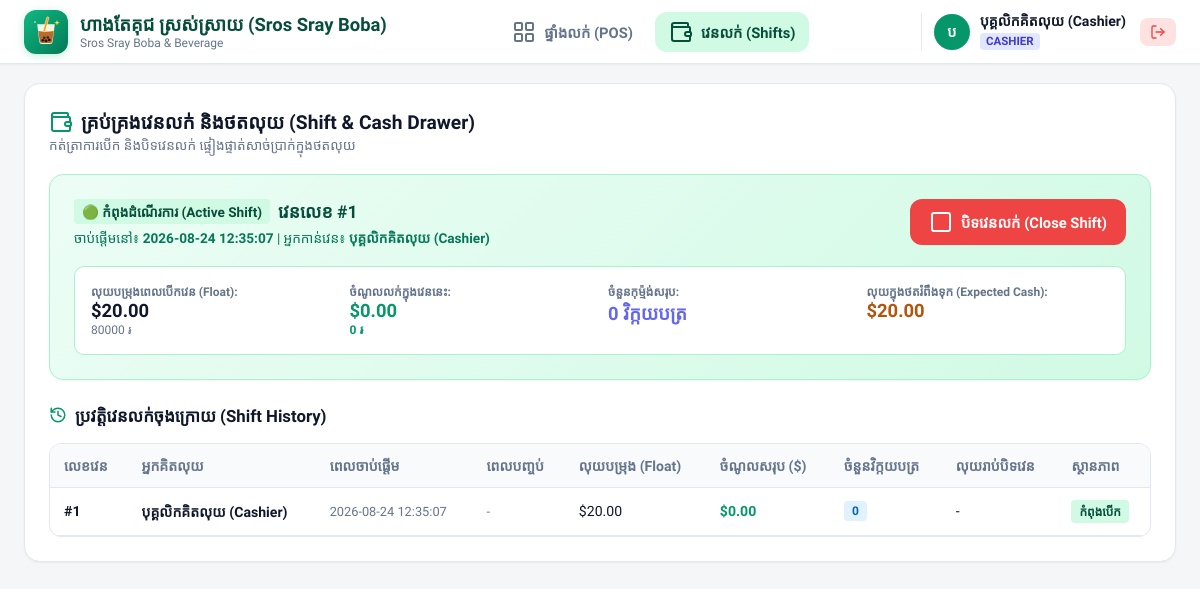
Page /shifts (signed in) on the committed database.
### tables this page shows
CREATE TABLE store_settings (
            key TEXT PRIMARY KEY,
            value TEXT NOT NULL,
            description TEXT
        );

CREATE TABLE users (
            id INTEGER PRIMARY KEY AUTOINCREMENT,
            username TEXT UNIQUE NOT NULL,
            password_hash TEXT NOT NULL,
            full_name TEXT NOT NULL,
            role TEXT NOT NULL CHECK (role IN ('admin', 'cashier')),
            is_active INTEGER DEFAULT 1,
            created_at TIMESTAMP DEFAULT CURRENT_TIMESTAMP
        );

CREATE TABLE shifts (
            id INTEGER PRIMARY KEY AUTOINCREMENT,
            cashier_id INTEGER NOT NULL,
            start_time TIMESTAMP DEFAULT CURRENT_TIMESTAMP,
            end_time TIMESTAMP,
            opening_float_usd REAL DEFAULT 0.0,
            opening_float_khr REAL DEFAULT 0.0,
            closing_cash_usd REAL DEFAULT 0.0,
            closing_cash_khr REAL DEFAULT 0.0,
            total_sales_usd REAL DEFAULT 0.0,
            total_sales_khr REAL DEFAULT 0.0,
            total_orders INTEGER DEFAULT 0,
            status TEXT DEFAULT 'open' CHECK (status IN ('open', 'closed')),
            notes TEXT,
            FOREIGN KEY (cashier_id) REFERENCES users (id)
        );

### app.py (the view)
@app.route('/shifts')
@login_required
def shifts_page():
    conn = get_db()
    shifts = conn.execute('''
        SELECT s.*, u.full_name as cashier_name
        FROM shifts s
        JOIN users u ON s.cashier_id = u.id
        ORDER BY s.id DESC LIMIT 30
    ''').fetchall()
    conn.close()
    current_shift = get_current_shift(session.get('user_id'))
    return render_template('shifts.html', shifts=shifts, current_shift=current_shift)

### app.py (called while the page is built)
def login_required(f):
    @wraps(f)
    def decorated_function(*args, **kwargs):
        if 'user_id' not in session:
            return redirect(url_for('login', next=request.url))
        return f(*args, **kwargs)
    return decorated_function

@app.context_processor
def inject_global_data():
    settings = get_store_settings()
    low_stock_count = 0
    try:
        alerts = get_low_stock_alerts()
        low_stock_count = len(alerts)
    except Exception:
        pass
    return {
        'settings': settings,
        'low_stock_count': low_stock_count,
        'current_user': {
            'id': session.get('user_id'),
            'username': session.get('username'),
            'full_name': session.get('full_name'),
            'role': session.get('role')
        } if 'user_id' in session else None,
        'now': datetime.datetime.now()
    }

### database.py (called while the page is built, shortened)
def get_db():
    conn = sqlite3.connect(DB_PATH)
    conn.row_factory = sqlite3.Row
    conn.execute("PRAGMA foreign_keys = ON")
    return conn

def get_store_settings():
    conn = get_db()
    rows = conn.execute('SELECT key, value FROM store_settings').fetchall()
    conn.close()
    return {row['key']: row['value'] for row in rows}

def get_current_shift(cashier_id=None):
    conn = get_db()
    if cashier_id:
        shift = conn.execute('''
            SELECT * FROM shifts WHERE cashier_id = ? AND status = 'open'
            ORDER BY id DESC LIMIT 1
        ''', (cashier_id,)).fetchone()
    conn.close()
    return dict(shift) if shift else None

def get_low_stock_alerts():
    conn = get_db()
    alerts = conn.execute('''
        SELECT id, name_km, name_en, unit, current_stock, min_threshold,
               CASE
                   WHEN current_stock <= 0 THEN 'danger'
                   WHEN current_stock <= min_threshold THEN 'warning'
                   ELSE 'ok'
               END as status
        FROM raw_materials
        WHERE current_stock <= min_threshold
        ORDER BY current_stock ASC
    ''').fetchall()
    conn.close()
    return [dict(row) for row in alerts]

### templates/shifts.html (shortened to what this page needs)
{% extends "base.html" %}
{% block content %}
<div class="card-box">
  <div class="card-header-row">
    <div>
      <div class="card-title">
        <i data-lucide="wallet" style="width:24px;height:24px;color:var(--primary);"></i>
        គ្រប់គ្រងវេនលក់ និងថតលុយ (Shift & Cash Drawer)
      </div>
      <div style="font-size:0.85rem; color:#64748b;">កត់ត្រាការបើក និងបិទវេនលក់ ផ្ទៀងផ្ទាត់សាច់ប្រាក់ក្នុងថតលុយ</div>
    </div>
  </div>
  {% if current_shift %}
  <div style="background: linear-gradient(135deg, #ecfdf5, #d1fae5); border: 1px solid #a7f3d0; border-radius:14px; padding:1.5rem; margin-bottom:1.5rem; box-shadow:var(--shadow-sm);">
    <div style="display:flex; justify-content:space-between; align-items:flex-start; flex-wrap:wrap; gap:12px;">
      <div>
        <div style="display:flex; align-items:center; gap:8px; margin-bottom:4px;">
          <span class="badge badge-success" style="font-size:0.85rem;">🟢 កំពុងដំណើរការ (Active Shift)</span>
          <strong style="font-size:1.1rem; color:#064e3b;">វេនលេខ #{{ current_shift.id }}</strong>
        </div>
        <div style="font-size:0.85rem; color:#047857;">
          ចាប់ផ្តើមនៅ៖ <strong>{{ current_shift.start_time }}</strong> | អ្នកកាន់វេន៖ <strong>{{ current_shift.cashier_name or current_user.full_name }}</strong>
        </div>
      </div>
      <button class="btn btn-danger" onclick="openCloseShiftModal({{ current_shift.id }}, {{ current_shift.total_sales_usd }}, {{ current_shift.opening_float_usd }})">
        <i data-lucide="square"></i> បិទវេនលក់ (Close Shift)
      </button>
    </div>
    <div style="display:grid; grid-template-columns: repeat(auto-fit, minmax(180px, 1fr)); gap:1rem; margin-top:1.2rem; background:#ffffff; padding:1rem; border-radius:10px; border:1px solid #a7f3d0;">
      <div>
        <div style="font-size:0.75rem; color:#64748b; font-weight:600;">លុយបម្រុងពេលបើកវេន (Float):</div>
        <div style="font-size:1.15rem; font-weight:800; color:#0f172a;">${{ "%.2f"|format(current_shift.opening_float_usd) }}</div>
        <div style="font-size:0.75rem; color:#64748b;">{{ current_shift.opening_float_khr|int }} ៛</div>
      </div>
      <div>
        <div style="font-size:0.75rem; color:#64748b; font-weight:600;">ចំណូលលក់ក្នុងវេននេះ:</div>
        <div style="font-size:1.15rem; font-weight:800; color:#059669;">${{ "%.2f"|format(current_shift.total_sales_usd) }}</div>
        <div style="font-size:0.75rem; color:#059669; font-weight:700;">{{ current_shift.total_sales_khr|int }} ៛</div>
      </div>
      <div>
        <div style="font-size:0.75rem; color:#64748b; font-weight:600;">ចំនួនកុម្ម៉ង់សរុប:</div>
        <div style="font-size:1.15rem; font-weight:800; color:#6366f1;">{{ current_shift.total_orders }} វិក្កយបត្រ</div>
      </div>
      <div>
        <div style="font-size:0.75rem; color:#64748b; font-weight:600;">លុយក្នុងថតរំពឹងទុក (Expected Cash):</div>
        <div style="font-size:1.15rem; font-weight:800; color:#b45309;">${{ "%.2f"|format(current_shift.opening_float_usd + current_shift.total_sales_usd) }}</div>
      </div>
    </div>
  </div>
  {% endif %}
  <div class="card-title" style="font-size:1.05rem; margin-bottom:1rem;">
    <i data-lucide="history" style="width:18px;height:18px;color:var(--primary);"></i>
    ប្រវត្តិវេនលក់ចុងក្រោយ (Shift History)
  </div>
  <div class="table-responsive">
    <table class="data-table">
      <thead>
        <tr>
          <th>លេខវេន</th>
          <th>អ្នកគិតលុយ</th>
          <th>ពេលចាប់ផ្តើម</th>
          <th>ពេលបញ្ចប់</th>
          <th>លុយបម្រុង (Float)</th>
          <th>ចំណូលសរុប ($)</th>
          <th>ចំនួនវិក្កយបត្រ</th>
          <th>លុយរាប់បិទវេន</th>
          <th>ស្ថានភាព</th>
        </tr>
      </thead>
      <tbody>
        {% for s in shifts %}
        <tr>
          <td><strong>#{{ s.id }}</strong></td>
          <td><strong>{{ s.cashier_name }}</strong></td>
          <td style="font-size:0.8rem; color:#64748b;">{{ s.start_time }}</td>
          <td style="font-size:0.8rem; color:#64748b;">{{ s.end_time or '-' }}</td>
          <td>${{ "%.2f"|format(s.opening_float_usd) }}</td>
          <td><strong style="color:#059669;">${{ "%.2f"|format(s.total_sales_usd) }}</strong></td>
          <td><span class="badge badge-info">{{ s.total_orders }}</span></td>
          <td>
            {% if s.status == 'closed' %}
              <strong>${{ "%.2f"|format(s.closing_cash_usd) }}</strong>
            {% else %}
              -
            {% endif %}
          </td>
          <td>
            {% if s.status == 'open' %}
              <span class="badge badge-success">កំពុងបើក</span>
            {% else %}
              <span class="badge badge-secondary">បានបិទ</span>
            {% endif %}
          </td>
        </tr>
        {% endfor %}
      </tbody>
    </table>
  </div>
</div>
{% endblock %}

### templates/base.html (shortened to what this page needs)
<!DOCTYPE html>
<html lang="km">
<head>
  <link rel="stylesheet" href="{{ url_for('static', filename='css/style.css') }}">
  <link rel="stylesheet" href="{{ url_for('static', filename='css/print.css') }}">
</head>
<body>
  {% if current_user %}
  <nav class="navbar">
    <a href="{{ url_for('pos_page') }}" class="nav-brand">
      <img src="{{ url_for('static', filename='images/shop_logo.svg') }}" alt="Logo" class="nav-logo">
      <div>
        <div class="brand-title">{{ settings.get('shop_name_km', 'ហាងតែគុជ ស្រស់ស្រាយ') }}</div>
        <div class="brand-subtitle">{{ settings.get('shop_name_en', 'Sros Sray Boba & Beverage') }}</div>
      </div>
    </a>
    <div class="nav-links">
      <a href="{{ url_for('pos_page') }}" class="nav-item {% if request.endpoint == 'pos_page' %}active{% endif %}">
        <i data-lucide="layout-grid"></i> ផ្ទាំងលក់ (POS)
      </a>
      <a href="{{ url_for('shifts_page') }}" class="nav-item {% if request.endpoint == 'shifts_page' %}active{% endif %}">
        <i data-lucide="wallet"></i> វេនលក់ (Shifts)
      </a>
    </div>
    <div class="nav-actions">
      <div class="user-profile">
        <div class="user-avatar">
          {{ current_user.full_name[:1] }}
        </div>
        <div class="user-info">
          <div class="user-name">{{ current_user.full_name }}</div>
          <span class="user-role role-{{ current_user.role }}">{{ current_user.role }}</span>
        </div>
      </div>
      <a href="{{ url_for('logout') }}" class="btn-logout" title="ចាកចេញ">
        <i data-lucide="log-out" style="width:16px;height:16px;"></i>
      </a>
    </div>
  </nav>
  {% endif %}
  <main class="main-wrapper">
    {% block content %}{% endblock %}
  </main>
</body>
</html>

### rows in the picture
store_settings: get "ហាងតែគុជ ស្រស់ស្រាយ (Sros Sray Boba)"
store_settings: get "Sros Sray Boba & Beverage"
users: full_name "បុគ្គលិកគិតលុយ (Cashier)"
shifts: id "1", start_time "2026-08-24 12:35:07", opening_float_usd "20.00", opening_float_khr "80000", total_sales_usd "0.00", total_sales_khr "0", total_orders "0", opening_float_usd+total_sales_usd "20.00", cashier_name "បុគ្គលិកគិតលុយ (Cashier)", end_time "-", status "កំពុងបើក"

### other values in the picture
{{ current_user.full_name[:1] }} "ប"
{{ current_user.role }} "CASHIER"
